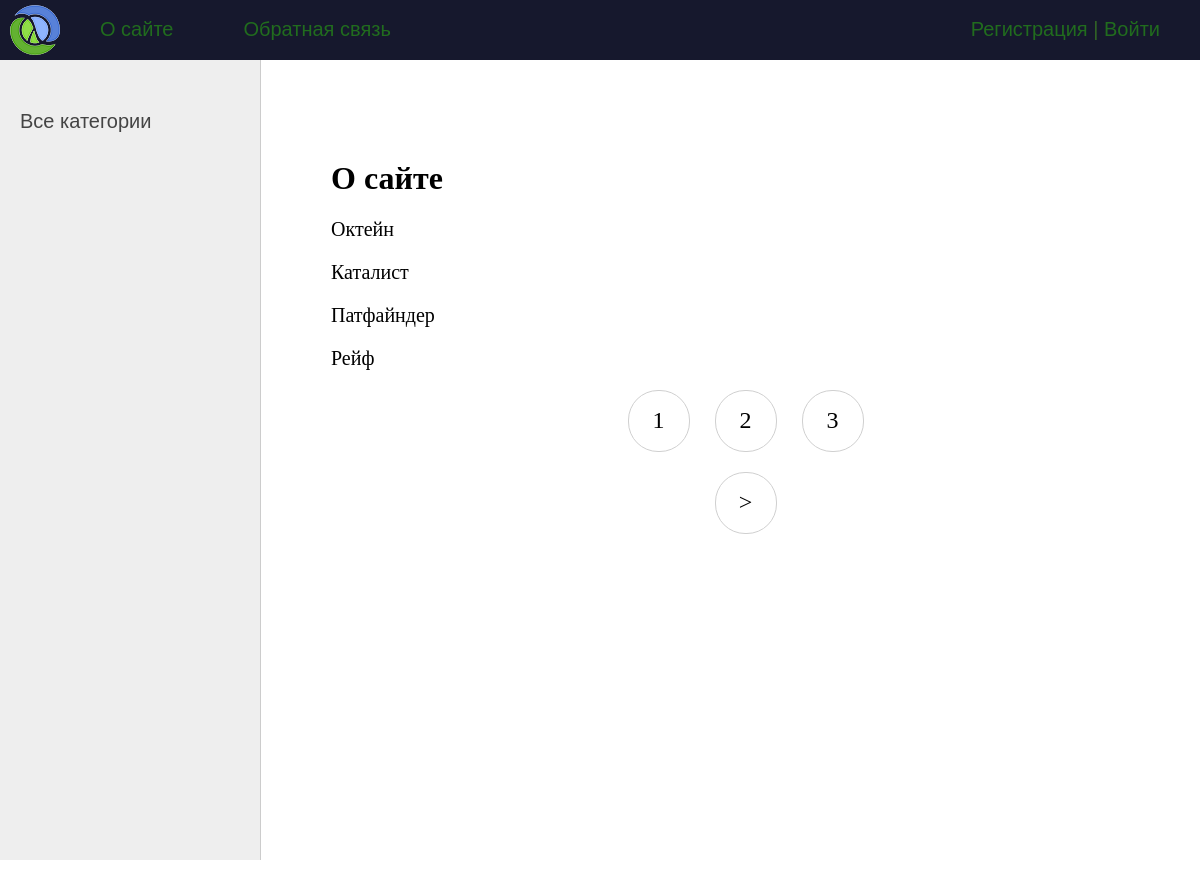
The page /about/ on the database its author committed.
### apex/models.py (models this page shows, shortened)
class Hero(models.Model):
    title = models.CharField(max_length=255, verbose_name='Заголовок')
    slug = models.SlugField(max_length=255, unique=True, db_index=True, verbose_name="URL")
    content = models.TextField(blank=True, verbose_name='Статья')
    photo = models.ImageField(upload_to="photos/%Y/%m/%d/", verbose_name='Фото')
    time_create = models.DateTimeField(auto_now_add=True, verbose_name='Дата создания статьи')
    time_update = models.DateTimeField(auto_now=True, verbose_name='Дата изменения статьи')
    is_published = models.BooleanField(default=True, verbose_name='Публикация')
    cat = models.ForeignKey('Category', on_delete=models.PROTECT, verbose_name='Категории')
    def __str__(self):
        return self.title
    class Meta:
        verbose_name = 'Герой'
        verbose_name_plural = 'Герои'
        ordering = ['id']

### apex/views.py (the view)
# urls.py: path('about/', about, name='about'),
def about(request):
    contact_list = Hero.objects.all()
    paginator = Paginator(contact_list, 4)
    page_number = request.GET.get('page')
    page_obj = paginator.get_page(page_number)
    return render(request, 'apex/about.html', {'page_obj': page_obj, 'menu': menu, 'title': 'О сайте'})

### apex/templates/apex/about.html
{% extends 'apex/base.html' %}
{% block content %}
<h1>{{title}}</h1>
{% for contact in page_obj %}
    <p>{{ contact }}</p>
    {% endfor %}
<nav class="list-pages">
    <ul>
        {% for p in page_obj.paginator.page_range %}
            <li class="page-num">
            <a href="?page={{ p }}">{{ p }}</a>
            </li>
        {% endfor %}
    </ul>
</nav>
{% endblock %}

### apex/static/legends/css/styles.css (style rules this page uses)
html, body { font-family: 'Arial'; margin: 0; padding: 0; height: 100%; width: 100%; color: #444; }
a { color: #0059b2; text-decoration: none; }
.content-text h1 { font-size: 32px; }
.list-pages { text-align: center; margin: 0 0 20px 0; }
.list-pages ul { margin: 20px 0 0 0; padding: 0; list-style: none; }
.list-pages ul li { display: inline-block; margin: 0 20px 0 0; }
.list-pages a { color: #000; font-size: 24px; text-decoration: none; }
.list-pages .page-num, .page-num-selected { display: inline-block; width: 60px; height: 44px; padding: 16px 0 0 0; border: 1px solid #d0d0d0; border-radius: 30px; }

### rows shown on the page
Hero: title "Октейн"
Hero: title "Каталист"
Hero: title "Патфайндер"
Hero: title "Рейф"

### other values the page prints
{{ m.title }} "О сайте" "Обратная связь"
{{ title }} "О сайте"
{{ p }} "1" "2" "3"
